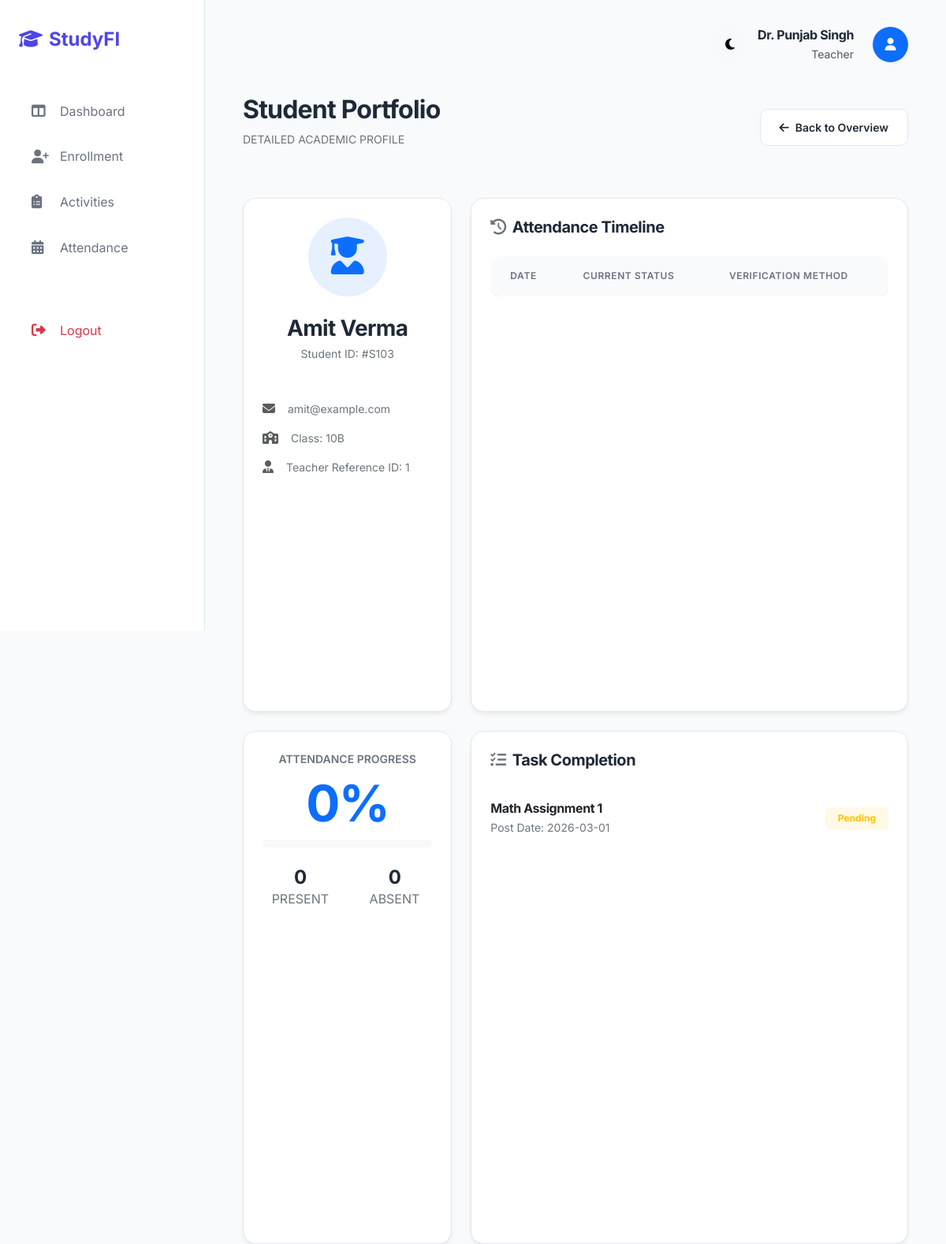
Page /student/profile/3 (signed in) on the committed database.
### tables this page shows
CREATE TABLE students (
    id INTEGER PRIMARY KEY AUTOINCREMENT,
    roll_number TEXT UNIQUE NOT NULL,
    name TEXT NOT NULL,
    class TEXT NOT NULL,
    email TEXT UNIQUE NOT NULL,
    password TEXT NOT NULL,
    teacher_id INTEGER,
    FOREIGN KEY (teacher_id) REFERENCES teachers (id)
);

CREATE TABLE activity_status (
    id INTEGER PRIMARY KEY AUTOINCREMENT,
    activity_id INTEGER NOT NULL,
    student_id INTEGER NOT NULL,
    status TEXT NOT NULL CHECK (status IN ('Pending', 'Completed')),
    submission_date TEXT,
    FOREIGN KEY (activity_id) REFERENCES activities (id),
    FOREIGN KEY (student_id) REFERENCES students (id)
);

CREATE TABLE activities (
    id INTEGER PRIMARY KEY AUTOINCREMENT,
    title TEXT NOT NULL,
    description TEXT,
    class_name TEXT NOT NULL,
    teacher_id INTEGER NOT NULL,
    date_assigned TEXT NOT NULL,
    FOREIGN KEY (teacher_id) REFERENCES teachers (id)
);

### app.py (the view)
        def decorated_function(*args, **kwargs):
            if 'user_id' not in session:
                flash("Login required.", "danger")
                return redirect(url_for('login'))
            if role and session.get('role') != role:
                flash(f"Access denied. Require {role} role.", "danger")
                return redirect(url_for('index'))
            return f(*args, **kwargs)

### app.py (called while the page is built)
def get_db_connection():
    conn = sqlite3.connect(app.config['DATABASE'])
    conn.row_factory = sqlite3.Row
    return conn

def login_required(role=None):
    def wrapper(f):
        def decorated_function(*args, **kwargs):
            if 'user_id' not in session:
                flash("Login required.", "danger")
                return redirect(url_for('login'))
            if role and session.get('role') != role:
                flash(f"Access denied. Require {role} role.", "danger")
                return redirect(url_for('index'))
            return f(*args, **kwargs)
        decorated_function.__name__ = f.__name__
        return decorated_function
    return wrapper

@app.route('/student/profile/<int:student_id>')
@login_required()
def view_profile(student_id):
    if session['role'] == 'student' and session['user_id'] != student_id:
        return redirect(url_for('index'))
    student = Student.get_by_id(student_id)
    stats = Attendance.get_student_stats(student_id)
    activities = Activity.get_student_activities(student_id)
    conn = get_db_connection()
    history = conn.execute('SELECT * FROM attendance WHERE student_id = ? ORDER BY date DESC', (student_id,)).fetchall()
    conn.close()
    return render_template('profile.html', student=student, stats=stats, activities=activities, history=history)

### models/activity.py (called while the page is built)
def get_db():
    conn = sqlite3.connect('database.db')
    conn.row_factory = sqlite3.Row
    return conn

    @staticmethod
    def get_student_activities(student_id):
        conn = get_db()
        query = '''
            SELECT a.*, ast.status as student_status, ast.submission_date
            FROM activities a
            JOIN activity_status ast ON a.id = ast.activity_id
            WHERE ast.student_id = ?
        '''
        activities = conn.execute(query, (student_id,)).fetchall()
        conn.close()
        return activities

### models/attendance.py (called while the page is built)
def get_db():
    conn = sqlite3.connect('database.db')
    conn.row_factory = sqlite3.Row
    return conn

    @staticmethod
    def get_student_stats(student_id):
        conn = get_db()
        total = conn.execute('SELECT COUNT(*) FROM attendance WHERE student_id = ?', (student_id,)).fetchone()[0]
        present = conn.execute('SELECT COUNT(*) FROM attendance WHERE student_id = ? AND status = "Present"', (student_id,)).fetchone()[0]
        conn.close()
        percentage = (present / total * 100) if total > 0 else 0
        return {"total": total, "present": present, "percentage": round(percentage, 2)}

### templates/profile.html (shortened to what this page needs)
{% extends "base.html" %}
{% block content %}
<div class="mb-5 d-flex justify-content-between align-items-center">
    <div>
        <h2 class="fw-bold">Student Portfolio</h2>
        <p class="text-secondary text-uppercase small ls-wide">Detailed Academic Profile</p>
    </div>
    <a href="{{ url_for('index') }}" class="btn btn-secondary-custom btn-sm">
        <i class="fas fa-arrow-left me-2"></i>Back to Overview
    </a>
</div>
<div class="row g-4">
    <div class="col-lg-4">
        <div class="card-stats text-center mb-4">
            <div class="bg-primary bg-opacity-10 rounded-circle d-inline-block p-4 mb-4 text-primary" style="width: 100px; height: 100px;">
                <i class="fas fa-user-graduate fa-3x"></i>
            </div>
            <h3 class="fw-bold mb-1">{{ student.name }}</h3>
            <p class="text-secondary small mb-4">Student ID: #{{ student.roll_number }}</p>
            <hr class="border-light my-4">
            <div class="text-start">
                <div class="mb-3 d-flex align-items-center">
                    <i class="fas fa-envelope text-muted me-3"></i>
                    <span class="text-secondary small">{{ student.email }}</span>
                </div>
                <div class="mb-3 d-flex align-items-center">
                    <i class="fas fa-school text-muted me-3"></i>
                    <span class="text-secondary small">Class: {{ student.class }}</span>
                </div>
                <div class="d-flex align-items-center">
                    <i class="fas fa-user-tie text-muted me-3"></i>
                    <span class="text-secondary small">Teacher Reference ID: {{ student.teacher_id }}</span>
                </div>
            </div>
        </div>
        <div class="card-stats text-center">
            <p class="text-secondary small mb-2 text-uppercase fw-semibold ls-wide">Attendance Progress</p>
            <h1 class="display-3 fw-bold text-primary mb-2">{{ stats.percentage }}%</h1>
            <div class="progress bg-light" style="height: 10px; border-radius: 5px;">
            </div>
            <div class="row mt-4">
                <div class="col-6">
                    <h4 class="fw-bold mb-0">{{ stats.present }}</h4>
                    <p class="text-secondary x-small mb-0">PRESENT</p>
                </div>
                <div class="col-6">
                    <h4 class="fw-bold mb-0">{{ stats.total - stats.present }}</h4>
                    <p class="text-secondary x-small mb-0">ABSENT</p>
                </div>
            </div>
        </div>
    </div>
    <div class="col-lg-8">
        <div class="card-stats mb-4">
            <h5 class="fw-bold mb-4"><i class="fas fa-history text-secondary me-2"></i>Attendance Timeline</h5>
            <div class="table-responsive">
                <table class="table table-custom mb-0">
                    <thead>
                        <tr>
                            <th>Date</th>
                            <th>Current Status</th>
                            <th>Verification Method</th>
                        </tr>
                    </thead>
                </table>
            </div>
        </div>
        <div class="card-stats">
            <h5 class="fw-bold mb-4"><i class="fas fa-tasks text-secondary me-2"></i>Task Completion</h5>
            <div class="list-group list-group-flush">
                {% for act in activities %}
                <div class="list-group-item px-0 py-3 bg-transparent d-flex justify-content-between align-items-center">
                    <div>
                        <h6 class="fw-bold mb-1">{{ act.title }}</h6>
                        <p class="text-secondary small mb-0">Post Date: {{ act.date_assigned }}</p>
                    </div>
                    <span class="badge {% if act.student_status == 'Pending' %}bg-warning bg-opacity-10 text-warning{% else %}bg-success bg-opacity-10 text-success{% endif %} px-3 py-2">
                        {{ act.student_status }}
                    </span>
                </div>
                {% endfor %}
            </div>
        </div>
    </div>
</div>
{% endblock %}

### static/css/style.css (style rules this page uses)
:root { --primary: #4f46e5; --primary-light: #6366f1; --success: #22c55e; --bg-main: #f8fafc; --bg-card: #ffffff; --text-primary: #1f2937; --text-secondary: #6b7280; --border-color: #e2e8f0; --sidebar-width: 260px; --transition: all 0.3s cubic-bezier(0.4, 0, 0.2, 1); }
body { background-color: var(--bg-main); color: var(--text-primary); font-family: 'Inter', 'Poppins', sans-serif; margin: 0; overflow-x: hidden; }
.card-stats { background: var(--bg-card); border: 1px solid var(--border-color); border-radius: 16px; padding: 1.5rem; box-shadow: 0 4px 6px -1px rgba(0, 0, 0, 0.05), 0 2px 4px -1px rgba(0, 0, 0, 0.03); transition: var(--transition); height: 100%; }
h1, h2, h3, h4, .fw-bold { font-weight: 700; letter-spacing: -0.025em; }
.btn-secondary-custom { background-color: white; border: 1px solid var(--border-color); color: var(--text-primary); padding: 0.75rem 1.5rem; border-radius: 10px; font-weight: 600; transition: var(--transition); }
.table-custom { background-color: var(--bg-card); border-radius: 16px; border: 1px solid var(--border-color); overflow: hidden; box-shadow: 0 1px 3px rgba(0,0,0,0.1); }
.table-custom th { background-color: var(--bg-main); color: var(--text-secondary); text-transform: uppercase; font-size: 0.75rem; font-weight: 600; letter-spacing: 0.05em; padding: 1rem 1.5rem; border-bottom: 1px solid var(--border-color); }

### rows in the picture
students: name "Amit Verma", roll_number "S103", email "amit@example.com", class "10B", teacher_id "1"
activity_status: title "Math Assignment 1", date_assigned "2026-03-01", student_status "Pending"

### other values in the picture
{{ session.name }} "Dr. Punjab Singh"
{{ session.role|capitalize }} "Teacher"
{{ stats.percentage }} "0"
{{ stats.present }} "0"
{{ stats.total - stats.present }} "0"
